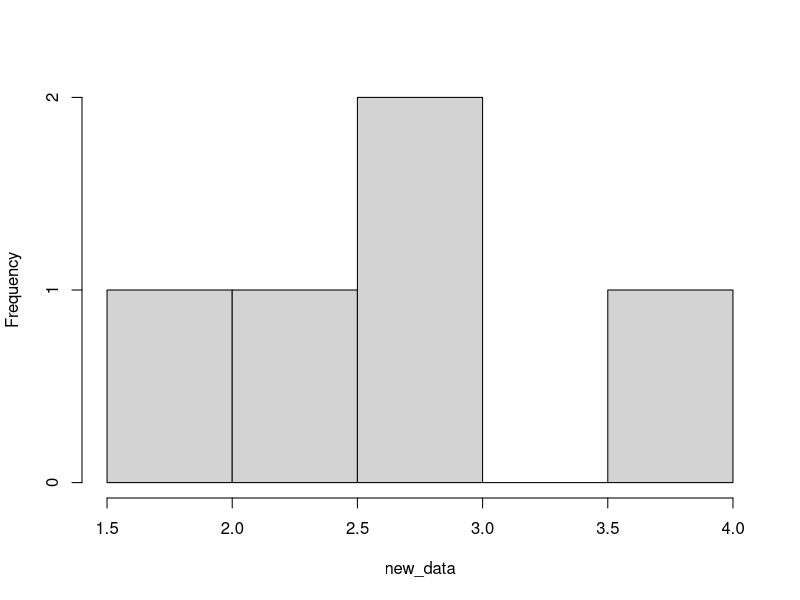
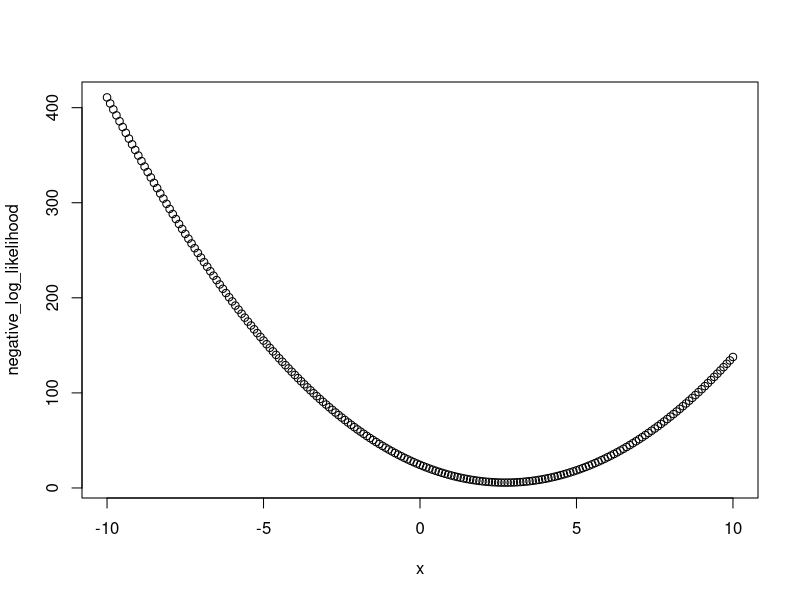
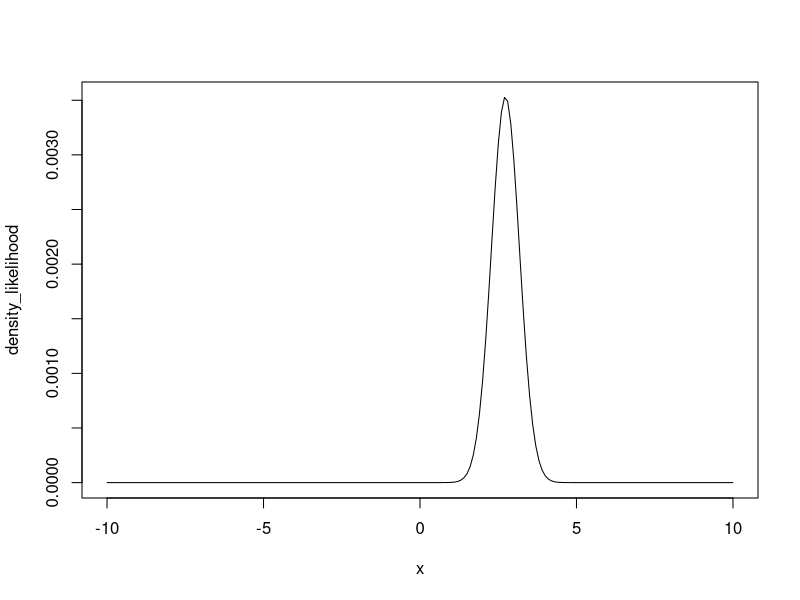
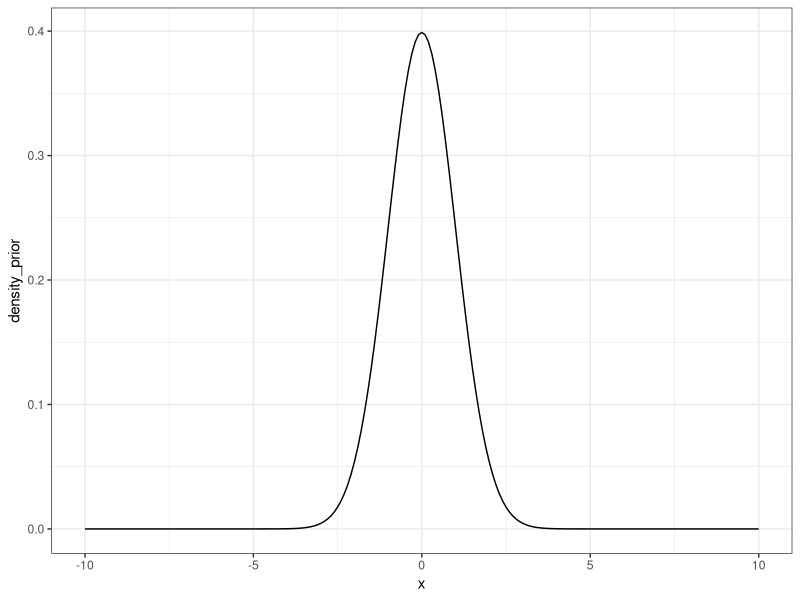
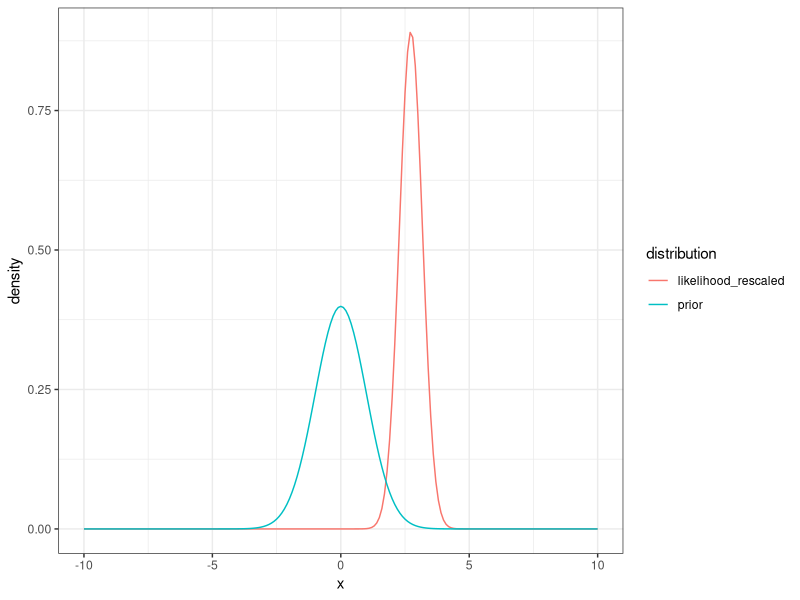
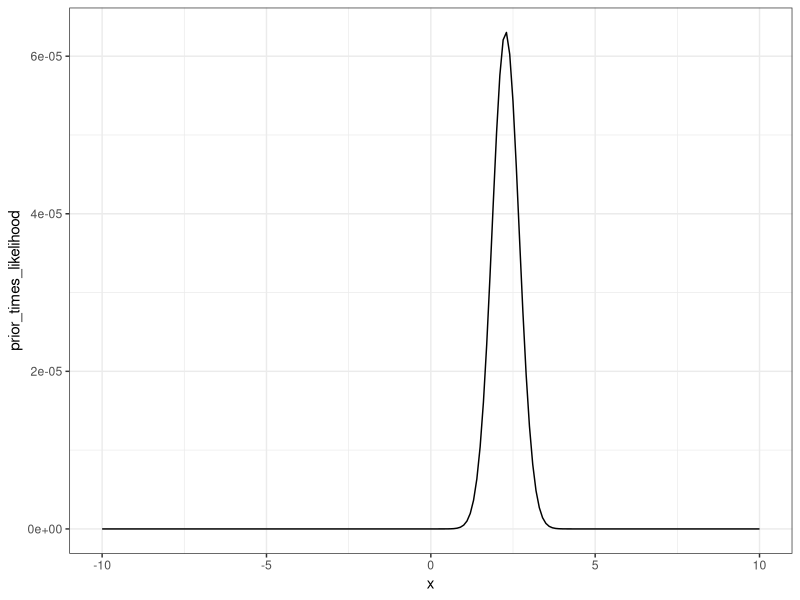
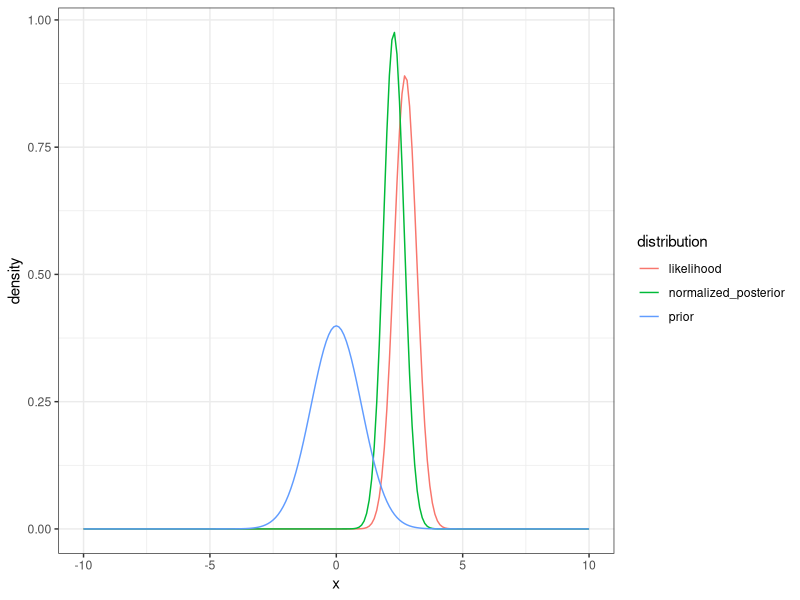
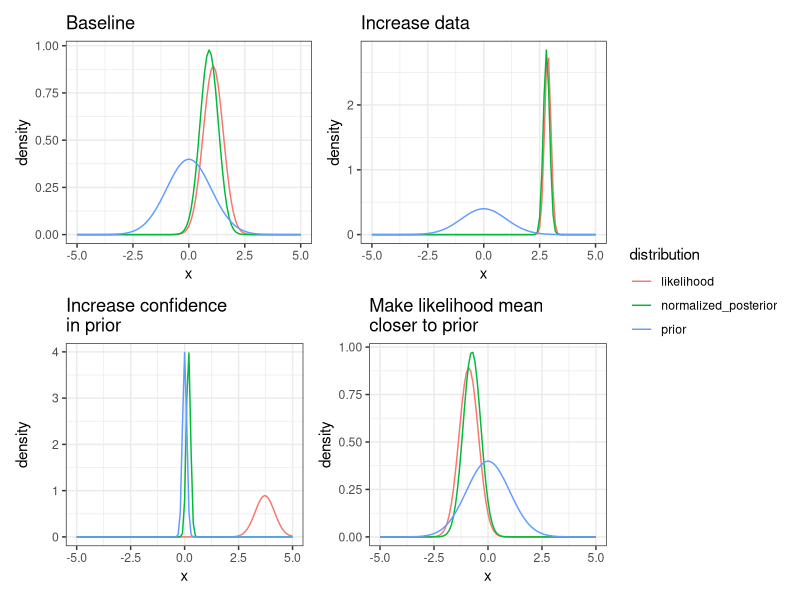

Write the R code that produced these figures, in order.
## ---- chunk 1
#| echo: FALSE
#| message: FALSE
library(tidyverse)
library(patchwork)
## ---- chunk 2
num_data_points <- 5

mean_data <- 3.0
sd_data <- 1.0
new_data <- rnorm(num_data_points, mean = mean_data, sd = sd_data)
## ---- chunk 3
#| fig-cap: Five random simples from a normal distirubtion with mean = 3 and sd = 1
#| label: fig-rnorm1
hist(new_data, main = "")
## ---- chunk 4
#DATA MODEL
delta_x <- 0.1
x <- seq(-10,10, delta_x)
negative_log_likelihood <- rep(NA,length(x))
for(i in 1:length(x)){
  negative_log_likelihood[i] <- -sum(dnorm(new_data, mean = x[i], sd = 1, log = TRUE))
}
## ---- chunk 5
#| fig-cap: Negative log likelihood curve
#| label: fig-ll-bayes
plot(x, negative_log_likelihood)
## ---- chunk 6
density_likelihood <- exp(-negative_log_likelihood)
## ---- chunk 7
#| fig-cap: likelihood curve
#| label: fig-ll2-density
plot(x, density_likelihood, type = "l")
## ---- chunk 8
likelihood_area_under_curve <- sum(density_likelihood * delta_x) #Width * Height
density_likelihood_rescaled <- density_likelihood/likelihood_area_under_curve
## ---- chunk 9
#| fig-cap: Rescale likelihood (area under curve is 1)
#| label: fig-rescaled-ll
d <- tibble(x = x,
            likelihood = density_likelihood_rescaled) |> 
ggplot(aes(x = x, y = likelihood)) +
  geom_line() +
  theme_bw()

## ---- chunk 10
mean_prior <- 0
sd_prior <- 1.0
## ---- chunk 11
density_prior <- dnorm(x, mean = mean_prior, sd = sd_prior)
## ---- chunk 12
#| fig-cap: likelihood of the x given the prior distribution
#| label: fig-prior-dens
d <- tibble(x = x,
            density_prior = density_prior)
ggplot(d, aes(x = x, y = density_prior)) +
  geom_line()  +
  theme_bw()
## ---- chunk 13
#| fig-cap: likelihood of the x given the prior distribution and likelihood of the model.
#| label: fig-prior-ll-dens
tibble(x = x,
            prior = density_prior,
            likelihood_rescaled = density_likelihood_rescaled) %>% 
  pivot_longer(cols = -x, names_to = "distribution", values_to = "density") %>% 
  mutate(distribution = factor(distribution)) %>% 
  ggplot(aes(x = x, y = density, color = distribution)) +
  geom_line()  +
  theme_bw()

## ---- chunk 14
prior_times_likelihood <- density_prior * density_likelihood
## ---- chunk 15
#| label: fig-post-unscaled
d <- tibble(x = x,
            prior_times_likelihood = prior_times_likelihood)
ggplot(d, aes(x = x, y = prior_times_likelihood)) +
  geom_line()  +
  theme_bw()
## ---- chunk 16
area_under_curve <- sum(prior_times_likelihood * delta_x)  #sum(Width * Height) = total probability of the data given all possible values of the parameter
normalized_posterior <- prior_times_likelihood / area_under_curve
## ---- chunk 17
#| fig-cap: Prior, likelihood, and posterior shown together 
#| label: fig-prior-ll-post
tibble(x = x,
       prior = density_prior,
       likelihood = density_likelihood_rescaled,
       normalized_posterior = normalized_posterior) %>% 
  pivot_longer(cols = -x, names_to = "distribution", values_to = "density") %>% 
  mutate(distribution = factor(distribution)) %>% 
  ggplot(aes(x = x, y = density, color = distribution)) +
  geom_line()  +
  theme_bw()
## ---- chunk 18
explore_senstivity <- function(num_data_points, mean_data, sd_data, mean_prior, sd_prior, title){

new_data <- rnorm(num_data_points, mean_data, sd_data)
delta_x <- 0.1
x <- seq(-5,5, delta_x)
negative_log_likelihood <- rep(NA,length(x))

#DATA MODEL
for(i in 1:length(x)){
  #Process model is that mean = x
  negative_log_likelihood[i] <- -sum(dnorm(new_data, mean = x[i], sd = 1, log = TRUE))
}

density_likelihood <- exp(-negative_log_likelihood)
likelihood_area_under_curve <- sum(density_likelihood * delta_x) #Width * Height
density_likelihood_rescaled <- density_likelihood/likelihood_area_under_curve

#Prior
density_prior <- dnorm(x, mean = mean_prior, sd = sd_prior)

#Prior x Likelihood
prior_times_likelihood <- density_prior * density_likelihood
area_under_curve <- sum(prior_times_likelihood * delta_x) #Width * Height
normalized_posterior <- prior_times_likelihood / area_under_curve

p <- tibble(x = x,
       prior = density_prior,
       likelihood = density_likelihood_rescaled,
       normalized_posterior = normalized_posterior) %>% 
  pivot_longer(cols = -x, names_to = "distribution", values_to = "density") %>% 
  mutate(distribution = factor(distribution)) %>% 
  ggplot(aes(x = x, y = density, color = distribution)) +
  geom_line() +
  labs(title = title)  +
  theme_bw()
return(p)
}
## ---- chunk 19
#Baseline
p1 <- explore_senstivity(num_data_points = 5,
                        mean_data = 3,
                        sd_data = 2,
                        mean_prior = 0,
                        sd_prior = 1.0,
                        title = "Baseline")

#Increase confidence in prior
p2 <- explore_senstivity(num_data_points = 5,
                        mean_data = 3,
                        sd_data = 2,
                        mean_prior = 0,
                        sd_prior = 0.1,
                        title = "Increase confidence\nin prior")

#Increase number of data points
p3 <- explore_senstivity(num_data_points = 50,
                        mean_data = 3,
                        sd_data = 2,
                        mean_prior = 0,
                        sd_prior = 1.0,
                        title = "Increase data")

#Make likelihood mean closer to prior
p4 <- explore_senstivity(num_data_points = 5,
                        mean_data = 0,
                        sd_data = 2,
                        mean_prior = 0,
                        sd_prior = 1.0,
                        title = "Make likelihood mean\ncloser to prior")

## ---- chunk 20
#| echo: false
#| fig-cap: Senstivity of posteriors to different data and prior scenarios
#| label: fig-post-sens
(p1 + p3) / (p2 + p4) + plot_layout(guides = "collect")  
## ---- chunk 21
set.seed(100)
num_data_points <- 10
par1_true <- 3
sd_data <- 0.5
x <- runif(num_data_points, 0, 10)
par_true <- c(par1_true, 0.5)
y_true <- par_true[1] * (x / (x + par_true[2]))
y <- rnorm(length(y_true), mean = y_true, sd = sd_data)
## ---- chunk 22
plot(x, y, ylim = c(0, par1_true + 2))
## ---- chunk 23
mean_prior <- 1.0
sd_prior <- 0.5
## ---- chunk 24
delta_par1 <- 0.1
par1 <- seq(-3,10, delta_par1)
negative_log_likelihood <- rep(NA,length(par1))
for(i in 1:length(par1)){
  #Process model
  pred <- par1[i] * (x / (x + par_true[2]))
  #Data model
  negative_log_likelihood[i] <- -sum(dnorm(y, mean = pred, sd = sd_data, log = TRUE))
}

density_likelihood <- exp(-negative_log_likelihood)
likelihood_area_under_curve <- sum(density_likelihood * delta_par1) #Width * Height
density_likelihood_rescaled <- density_likelihood/likelihood_area_under_curve

#Priors
density_prior <- dnorm(par1, mean = mean_prior, sd = sd_prior)
prior_times_likelihood <- density_prior * density_likelihood
area_under_curve <- sum(prior_times_likelihood * delta_par1) #Width * Height
normalized_posterior <- prior_times_likelihood / area_under_curve
## ---- chunk 25
tibble(par1 = par1,
       prior = density_prior,
       likelihood = density_likelihood_rescaled,
       normalized_posterior = normalized_posterior) %>% 
  pivot_longer(cols = -par1, names_to = "distribution", values_to = "density") %>% 
  mutate(distribution = factor(distribution)) %>% 
  ggplot(aes(x = par1, y = density, color = distribution)) +
  geom_line()  +
  theme_bw()
## ---- chunk 26
par1_mle <- par1[which.max(density_likelihood)]
par1_post <- par1[which.max(normalized_posterior)]

d <- tibble(x = seq(0,10, 0.1),
            prior = mean_prior * (x / (x + par_true[2])),
            likelihood = par1_mle * (x / (x + par_true[2])),
            posterior = par1_post * (x / (x + par_true[2]))) %>% 
  pivot_longer(cols = -x, names_to = "distribution", values_to = "prediction") %>% 
  mutate(distribution = factor(distribution))
## ---- chunk 27
ggplot(d, aes(x = x, y = prediction, col = distribution)) +
  geom_line() +
  labs(y = "M-M model prediction (process model)")  +
  theme_bw()
## ---- chunk 28
num_data_points <- 10
par1_true <- 3
sd_data <- 0.5
x <- runif(num_data_points, 0, 10)
par_true <- c(par1_true, 0.5)
y_true <- par_true[1] * (x / (x + par_true[2]))
y <- rnorm(length(y_true), mean = y_true, sd = sd_data)
## ---- chunk 29
plot(x, y, ylim = c(0, par1_true + 2))
## ---- chunk 30
#Initialize chain
num_iter <- 5000
pars <- array(NA, dim = c(num_iter))
pars[1] <- 2
log_prob_current <- -10000000000
prob_current <- exp(log_prob_current)
jump <- 0.1

mean_prior <- 1.0
sd_prior <- 0.5

for(i in 2:num_iter){
  
  #Randomly select new parameter values
  proposed_pars <- rnorm(1, pars[i - 1], jump)
  
    
  #PRIORS: how likely is the proposed value given the prior distribution?
  prior <- dnorm(proposed_pars, mean = mean_prior, sd = sd_prior)

  #PROCESS MODEL: Use new parameter values in the process model
  pred <- proposed_pars * (x / (x + par_true[2]))

  #DATA MODEL: how likely is the data given the proposed parameter?
  #We are multiplying here
  likelihood <- prod(dnorm(y, mean = pred, sd = sd_data))
  
  #Combine the prior and likelihood
  #remember that you multiply probabilities which mean you can add log(probability)
  prob_proposed <- prior * likelihood
  
  z <- (prob_proposed/prob_current)
  
  #Now pick a random number between 0 and 1
  r <- runif(1, 0, 1)
  
  #If z > r then accept the new parameters
  #Note: this will always happen if the new parameters are more likely than
  #the old parameters z > 1 means than z is always > r no matter what value of
  #r is chosen.  However it will accept worse parameter sets (P_new is less
  #likely then P_old - i.e., z < 1) in proportion to how much worse it is
  #For example: if z = 0.9 and then any random number drawn by runif that is
  #less than 0.90 will result in accepting the worse values (i.e., the slightly
  #worse values will be accepted a lot of the time).  In contrast, if z = 0.01
  #(i.e., the new parameters are much much worse), then they can still be accepted
  #but much more rarely because random r values of < 0.1 occur more rarely
  if(z > r){
    pars[i] <- proposed_pars
    prob_current <- prob_proposed
  }else{
    pars[i] <- pars[i - 1]
    prob_current <- prob_current #this calculation isn't necessary but is here to show you the logic
  }
}
## ---- chunk 31
#| warning: FALSE
d <- tibble(iter = 1:num_iter,
       par1 = pars)

p1 <-  ggplot(d, aes(x = iter, y = par1)) +
  geom_line()  +
  theme_bw()

p2 <- ggplot(d, aes(x = par1)) +
  geom_histogram() +
  theme_bw()

p1 | p2
## ---- chunk 32
#| warning: FALSE

nburn <- 100
d_burn <- tibble(iter = nburn:num_iter,
       par1 = pars[nburn:num_iter])
## ---- chunk 33
#| warning: FALSE
p1 <-  ggplot(d_burn, aes(x = iter, y = par1)) +
  geom_line() +
  theme_bw()

p2 <- ggplot(d_burn, aes(x = par1)) +
  geom_histogram() +
  theme_bw()

p1 | p2
## ---- chunk 34
par_post_burn <- pars[nburn:num_iter]

#Mean
mean(par_post_burn)
#sd
sd(par_post_burn)
#Quantiles
quantile(par_post_burn, c(0.025, 0.5,0.975))
## ---- chunk 35
num_samples <- 100
sample_index <- sample(x = 1:length(par_post_burn), size = num_samples, replace = TRUE)
random_draws <- par_post_burn[sample_index]
## ---- chunk 36
hist(random_draws)
## ---- chunk 37
num_samples <- 1000
x_new = x
pred_posterior_mean <- matrix(NA, num_samples, length(x_new))   # storage for all simulations
y_posterior <- matrix(NA, num_samples, length(x_new)) 

for(i in 1:num_samples){
  sample_index <- sample(x = 1:length(pars), size = 1, replace = TRUE)
  pred_posterior_mean[i, ] <- pars[sample_index] * (x_new / (x_new + par_true[2]))
  y_posterior[i, ] <- rnorm(length(x_new), pred_posterior_mean[i, ], sd = sd_data)
  
}
n.stats.y <- apply(y_posterior, 2, quantile, c(0.025, 0.5, 0.975))
n.stats.y.mean <- apply(y_posterior, 2, mean)

n.stats.mean <- apply(pred_posterior_mean, 2, quantile, c(0.025, 0.5, 0.975))

d <- tibble(x = x_new,
            median = n.stats.y.mean,
            lower95_y = n.stats.y[1, ],
            upper95_y = n.stats.y[3, ],
            lower95_mean = n.stats.mean[1, ],
            upper95_mean = n.stats.mean[3, ],
            obs = y)
## ---- chunk 38
ggplot(d, aes(x = x)) +
  geom_ribbon(aes(ymin = lower95_y, ymax = upper95_y), fill = "lightblue", alpha = 0.5) +
    geom_ribbon(aes(ymin = lower95_mean, ymax = upper95_mean), fill = "pink", alpha = 0.5) +
  geom_line(aes(y = median)) +
  geom_point(aes(y = obs)) +
  labs(y = "M-M Prediction")  +
  theme_bw()

## ---- chunk 39
#| warning: FALSE

library(tidyverse)
library(patchwork)

#Build fake dataset
set.seed(100)
num_data_points <- 200
sd_data <- 0.25
par_true <- c(3, 0.5)
x <- runif(num_data_points, 0, 10)
y_true <- par_true[1] * (x / (x + par_true[2]))
y <- rnorm(length(y_true), mean = y_true, sd = sd_data)
## ---- chunk 40
plot(x, y, ylim = c(0, par_true[1] + 2))
## ---- chunk 41
#Set MCMC Configuration
num_iter <- 2000
num_pars <- 2
jump <- c(0.05, 0.05)

#Initialize chain
pars <- array(NA, dim = c(num_pars, num_iter))
pars[1, 1] <- 2
pars[2, 1] <- 1
log_likelihood_prior_current <- -10000000000

for(i in 2:num_iter){
  
  #Loop through parameter value
  
  for(j in 1:num_pars){
      #Randomly select new parameter values
    proposed_pars <- pars[, i - 1]
    proposed_pars[j] <- rnorm(1, mean = pars[j, i - 1], sd = jump[j])
    
    ##########################
    # PRIORS
    #########################
    #(remember that you multiply probabilities which mean you can add log(probability))
    log_prior <- dunif(proposed_pars[1], min = 0, max = 10, log = TRUE) + 
      dunif(proposed_pars[2], min = 0, max = 100, log = TRUE)
    
    #Likelihood.  
    #You could use:
    # pred <- process_model(x, pars = proposed_pars)
    # log_likelihood <- sum(dnorm(new_data, mean = pred, sd = sd_data, log = TRUE)
    # but we are looping here because it transitions well to the next section of the course
    log_likelihood <- rep(NA, length(x))
    pred <- rep(NA, length(x))
    for(m in 1:length(x)){
      ##########################
      # PROCESS MODEL
      #########################
      pred[m] <- proposed_pars[1] * (x[m] / (x[m] + proposed_pars[2]))
      ##########################
      # DATA MODEL
      #########################
      log_likelihood[m] <- dnorm(y[m], mean = pred[m], sd = sd_data, log = TRUE)
    }
    #Remember that you multiply probabilities which mean you can add log(probability)
    #Hence the use of sum
    log_likelihood <- sum(log_likelihood)
    
    ############################
    ###  PRIOR x LIKELIHOOD
    ############################
    #Combine the prior and likelihood
    #remember that you multiply probabilities which means you can add log(probability)
    log_likelihood_prior_proposed <- log_prior + log_likelihood
    
    #We want the ratio of new / old but since it is in log space we first
    #take the difference of the logs: log(new/old) = log(new) - log(old) 
    # and then take out of log space exp(log(new) - log(old))
    z <- exp(log_likelihood_prior_proposed - log_likelihood_prior_current)
    
    #Now pick a random number between 0 and 1
    r <- runif(1, min = 0, max = 1)
    #If z > r then accept the new parameters
    #Note: this will always happen if the new parameters are more likely than
    #the old parameters z > 1 means than z is always > r no matter what value of
    #r is chosen.  However it will accept worse parameter sets (P_new is less
    #likely then P_old - i.e., z < 1) in proportion to how much worse it is
    #For example: if z = 0.9 and then any random number drawn by runif that is
    #less than 0.90 will result in accepting the worse values (i.e., the slightly
    #worse values will be accepted a lot of the time).  In contrast, if z = 0.01
    #(i.e., the new parameters are much much worse), then they can still be accepted
    #but much more rarely because random r values of < 0.1 occur more rarely
    if(log(z) > log(r)){
      pars[j, i] <- proposed_pars[j]
      log_likelihood_prior_current <- log_likelihood_prior_proposed
    }else{
      pars[j, i] <- pars[j, i - 1]
      log_likelihood_prior_current <- log_likelihood_prior_current #this calculation isn't necessary but is here to show you the logic
    }
  }
}

## ---- chunk 42
#| warning: FALSE

d <- tibble(iter = 1:num_iter,
            par1 = pars[1, ],
            par2 = pars[2, ]) %>%
  pivot_longer(-iter, values_to = "value", names_to = "parameter")
## ---- chunk 43
#| warning: FALSE

p1 <- ggplot(d, aes(x = iter, y = value)) +
  geom_line() +
  facet_wrap(~parameter, scales = "free") +
  theme_bw()

p2 <- ggplot(d, aes(x = value)) +
  geom_histogram() +
  facet_wrap(~parameter, scales = "free") +
  theme_bw()

p1 / p2
## ---- chunk 44


## ---- chunk 45


## ---- chunk 46


## ---- chunk 47


## ---- chunk 48


## ---- chunk 49


## ---- chunk 50

